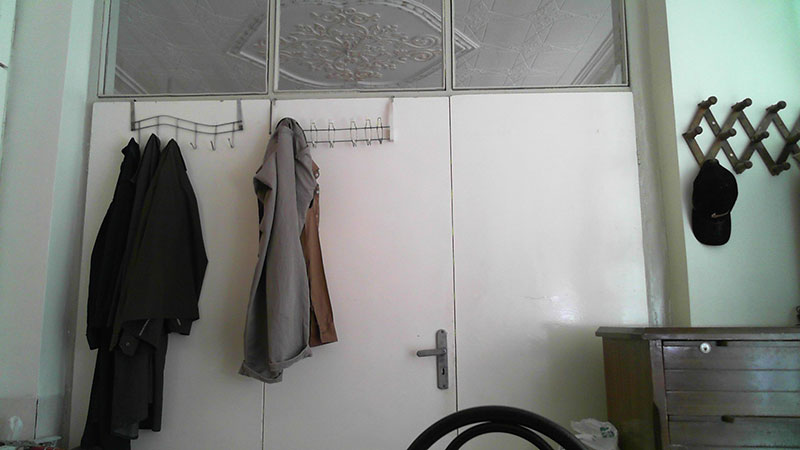
#> input picture project/1- Introductory projects/15-Absdiff/src1.jpg, 800 x 450 px
$ python absdiff.py
#> lines starting #> are read from the running program, lines starting #| are printed output that depends on the picture
import cv2

img1 = cv2.imread('src1.jpg')
#> img1 is the input picture: shape (450, 800, 3); mean B, G, R 128.3, 132.3, 129.3
img2 = cv2.imread('src2.jpg')
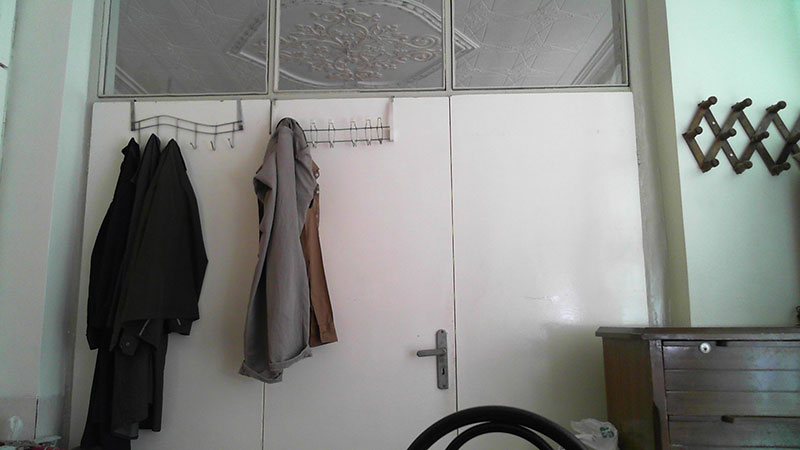
#> input picture project/1- Introductory projects/15-Absdiff/src2.jpg, 800 x 450 px
#> img2 is the input picture: shape (450, 800, 3); mean B, G, R 130.5, 134, 131.7

img3 = cv2.imread('apple.jpg')
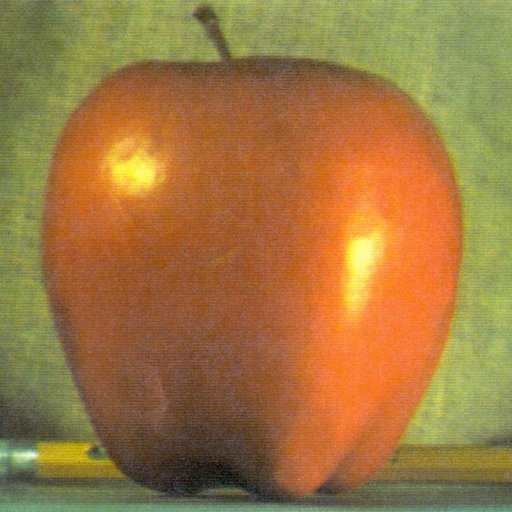
#> input picture project/1- Introductory projects/15-Absdiff/apple.jpg, 512 x 512 px
#> img3 is the input picture: shape (512, 512, 3); mean B, G, R 64.8, 119.7, 159.1
img4 = cv2.imread('orange.jpg')
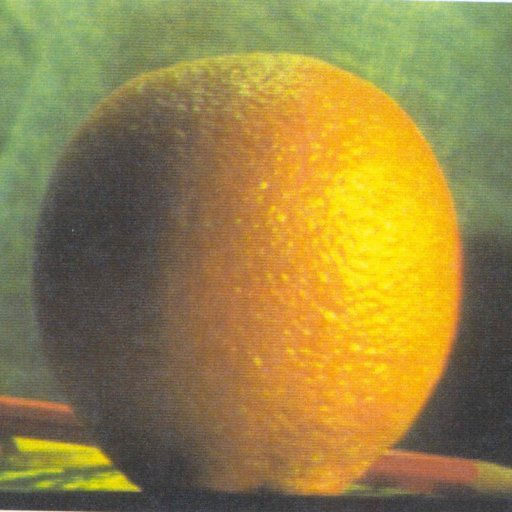
#> input picture project/1- Introductory projects/15-Absdiff/orange.jpg, 512 x 512 px
#> img4 is the input picture: shape (512, 512, 3); mean B, G, R 69.2, 131.8, 150.2

#difference between two arrays when they have the same size and type
diff1 = cv2.absdiff(img1, img2)
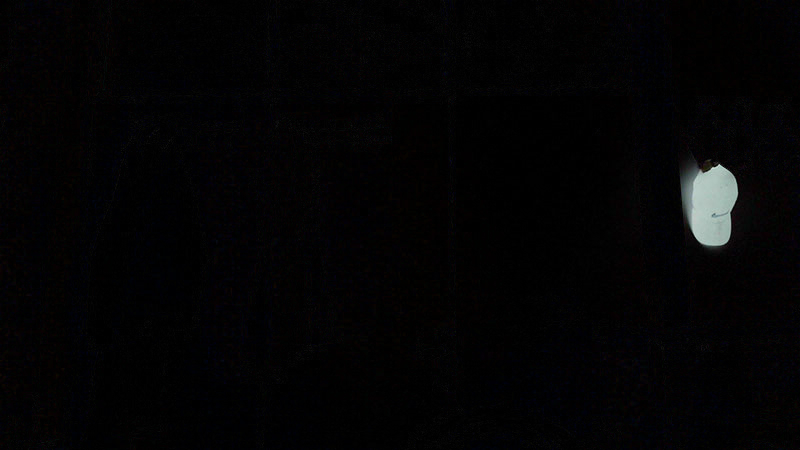
#> diff1: shape (450, 800, 3); mean B, G, R 4.2, 3.6, 3.8
diff2 = cv2.absdiff(img3, img4)
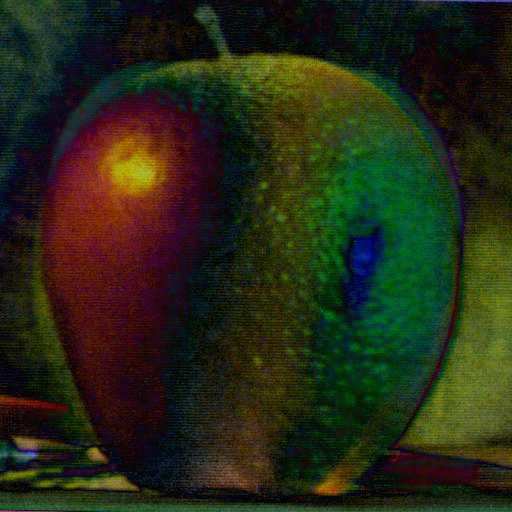
#> diff2: shape (512, 512, 3); mean B, G, R 21.9, 41.2, 38.2

cv2.imshow('output1', diff1)
cv2.imshow('output2', diff2)

cv2.waitKey(0)
cv2.destroyAllWindows()
